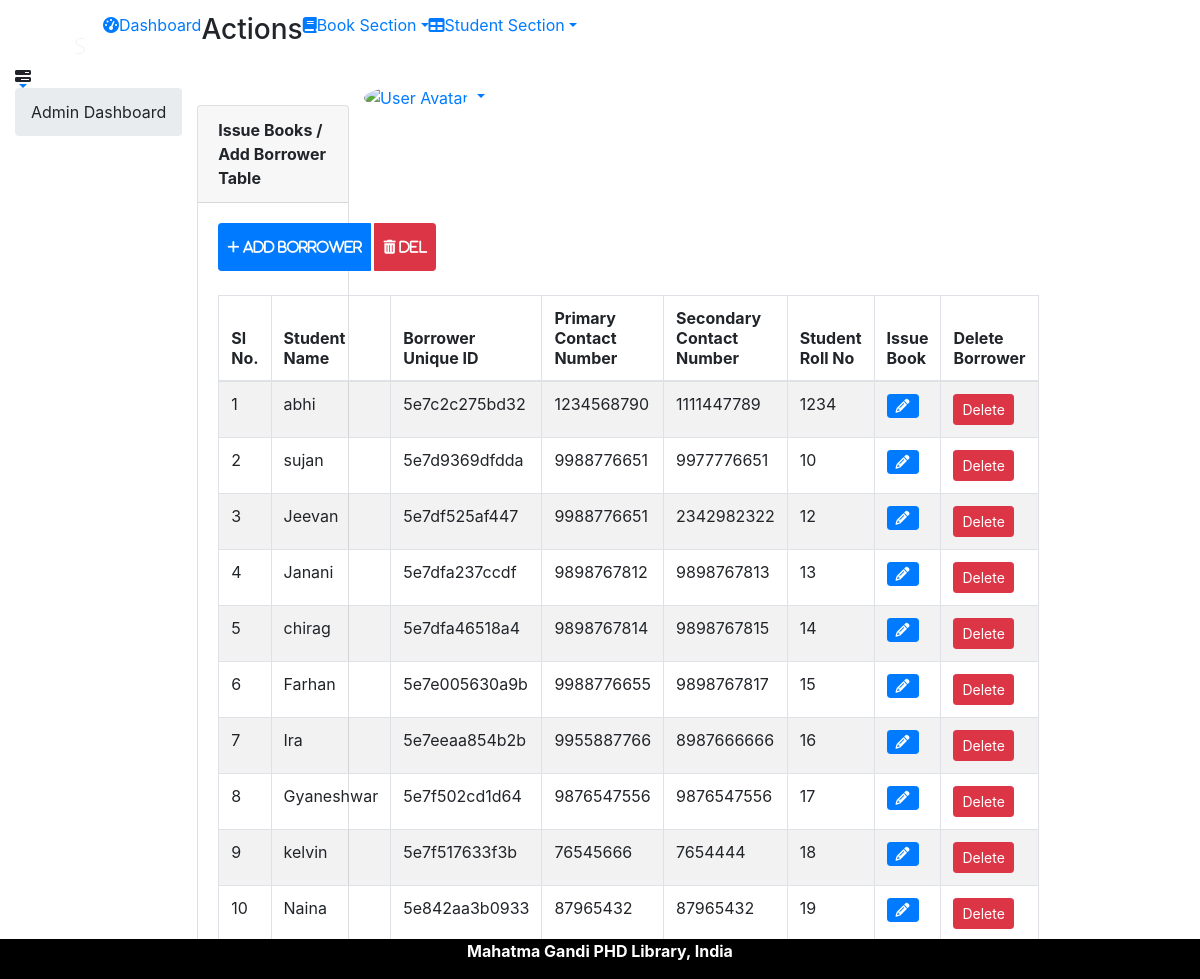
The app's page /admindashboard/books/issuebooks.php (signed in) with its own data.
### tables this page shows
CREATE TABLE `lmsborrower` (
  `userid` int(50) NOT NULL,
  `uniqueid` varchar(30) NOT NULL,
  `uniqueidtype` varchar(30) NOT NULL,
  `primarycontact` varchar(11) NOT NULL,
  `secondarycontact` varchar(11) NOT NULL,
  `rollno` varchar(20) NOT NULL
);

CREATE TABLE `lmsaccount` (
  `userid` int(50) NOT NULL,
  `name` char(30) NOT NULL,
  `password` char(100) NOT NULL,
  `createddate` datetime NOT NULL DEFAULT CURRENT_TIMESTAMP,
  `createdby` char(16) NOT NULL,
  `userrole` char(20) NOT NULL
);

CREATE TABLE `lmslogo` (
  `no` int(11) NOT NULL,
  `college_details` varchar(500) NOT NULL,
  `image` varchar(500) NOT NULL
);

### admindashboard/include/config.php (called while the page is built, shortened)
<?php
 $con = new mysqli("localhost", "cc", "123456", "fenoza_library");
include $_SERVER['DOCUMENT_ROOT'] . "/install/library/include/functions.php";
$library = new Library();

### include/functions.php (called while the page is built, shortened)
<?php
class Library{
public function selectData($con, $select, $table){
	return mysqli_query($con, "select $select from $table");
}
}

### admindashboard/books/issuebooks.php (the view, shortened to what this page needs)
<?php
include "../include/header.php";
$i = 1;
$fetchborrower = $library->selectData($con, "*", "lmsaccount inner join lmsborrower on lmsaccount.userid = lmsborrower.userid where lmsborrower.userid = lmsaccount.userid");
?>
<div class="content mt-3">
<div class="animated fadeIn">
<div class="row">
<div class="col-md-12">
<div class="card">
<div class="card-header">
<strong class="card-title">Issue Books / Add Borrower Table</strong>
</div>
<div class="card-body">
<div class = "btn-group">
<button data-toggle="modal" data-target="#addborrower" type="button" class = "btn btn-primary pull-left btn btn-sm fa fa-plus">&nbsp;Add Borrower</button>
<button type = "submit" name= "checked" class = "btn btn-danger btn btn-sm fa fa-trash">&nbsp;Del</button>
</div>
<br>
<table id="bootstrap-data-table-export" class="table table-striped table-bordered">
<thead>
<tr>
<th>Sl No.</th>
<th>Student Name</th>
<th>Borrower Unique ID</th>
<th>Primary Contact Number</th>
<th>Secondary Contact Number</th>
<th>Student Roll No</th>
<th>Issue Book</th>
<th>Delete Borrower</th>
</tr>
</thead>
<tbody>
	<?php
		while($row = mysqli_fetch_assoc($fetchborrower)):
		extract($row);
		?>
<tr>
	<td><?php
	echo $i++; ?></td>
<td><?php echo $name; ?></td>
<td><?php echo $uniqueid; ?></td>
<td><?php echo $primarycontact; ?></td>
<td><?php echo $secondarycontact; ?></td>
<td><?php echo $rollno . "&nbsp;"; ?></td>
<td style = "width: auto">
<a href ="setissuebooks.php?name=<?php echo $name;?>&userid=<?php echo $userid; ?>" class = "btn btn-primary btn btn-sm fa fa-pencil"></a>
</td>
<td style = "width: auto"><a href ="../students/deleteborrower.php?name=<?php echo $name;?>&userid=<?php echo $userid; ?>" class = "btn btn-danger btn btn-sm">Delete</a>
</td>
</tr>
<?php endwhile;
	?>
</tbody>
</table>
</div>
</div>
</div>
</div>
</div>
</div>
</div>
<?php
include "../include/footer.php";
?>

### admindashboard/include/footer.php (shortened to what this page needs)
<div class="footer">
 <p class="footer-text"> <b><?php echo $college_details; ?></b></p>
</div>
</body>
</html>

### admindashboard/include/header.php (style rules this page uses)
.row::after { content: ""; clear: both; display: table; }
.footer { position: fixed; left: 0; bottom: 0; width: 100%; background-color: black; text-align: center; }
.footer-text { color:#fff; }

### records on screen
lmsborrower: userid.name "abhi", uniqueid "5e7c2c275bd32", primarycontact "1234568790", secondarycontact "1111447789", rollno "1234"
lmsborrower: userid.name "sujan", uniqueid "5e7d9369dfdda", primarycontact "9988776651", secondarycontact "9977776651", rollno "10"
lmsborrower: userid.name "Jeevan", uniqueid "5e7df525af447", primarycontact "9988776651", secondarycontact "2342982322", rollno "12"
lmsborrower: userid.name "Janani", uniqueid "5e7dfa237ccdf", primarycontact "9898767812", secondarycontact "9898767813", rollno "13"
lmsborrower: userid.name "chirag", uniqueid "5e7dfa46518a4", primarycontact "9898767814", secondarycontact "9898767815", rollno "14"
lmsborrower: userid.name "Farhan", uniqueid "5e7e005630a9b", primarycontact "9988776655", secondarycontact "9898767817", rollno "15"
lmsborrower: userid.name "Ira", uniqueid "5e7eeaa854b2b", primarycontact "9955887766", secondarycontact "8987666666", rollno "16"
lmsborrower: userid.name "Gyaneshwar", uniqueid "5e7f502cd1d64", primarycontact "9876547556", secondarycontact "9876547556", rollno "17"
lmsborrower: userid.name "kelvin", uniqueid "5e7f517633f3b", primarycontact "76545666", secondarycontact "7654444", rollno "18"
lmsborrower: userid.name "Naina", uniqueid "5e842aa3b0933", primarycontact "87965432", secondarycontact "87965432", rollno "19"
lmslogo: college_details "Mahatma Gandi PHD Library, India"
